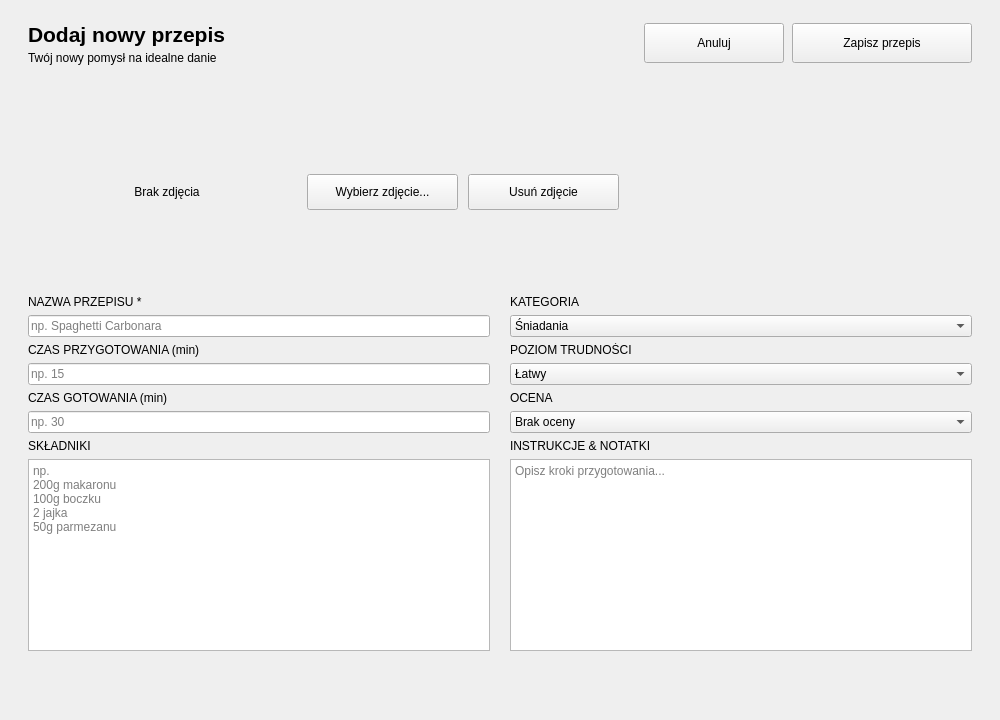
<?xml version="1.0" encoding="UTF-8"?>
<ui version="4.0">
 <class>AddRecipePage</class>
 <widget class="QWidget" name="AddRecipePage">
  <property name="geometry">
   <rect>
    <x>0</x>
    <y>0</y>
    <width>1000</width>
    <height>720</height>
   </rect>
  </property>
  <property name="font">
   <font>
    <kerning>true</kerning>
   </font>
  </property>
  <property name="windowTitle">
   <string>Form</string>
  </property>
  <layout class="QVBoxLayout" name="verticalLayout">
   <property name="spacing">
    <number>0</number>
   </property>
   <property name="leftMargin">
    <number>0</number>
   </property>
   <property name="topMargin">
    <number>0</number>
   </property>
   <property name="rightMargin">
    <number>0</number>
   </property>
   <property name="bottomMargin">
    <number>0</number>
   </property>
   <item>
    <layout class="QHBoxLayout" name="horizontalLayout_Header" stretch="0,0,0,0">
     <property name="spacing">
      <number>8</number>
     </property>
     <property name="leftMargin">
      <number>28</number>
     </property>
     <property name="topMargin">
      <number>22</number>
     </property>
     <property name="rightMargin">
      <number>28</number>
     </property>
     <property name="bottomMargin">
      <number>18</number>
     </property>
     <item>
      <layout class="QVBoxLayout" name="verticalLayout_2">
       <property name="spacing">
        <number>4</number>
       </property>
       <item>
        <widget class="QLabel" name="label_PageTitle">
         <property name="font">
          <font>
           <pointsize>16</pointsize>
           <bold>true</bold>
           <kerning>true</kerning>
          </font>
         </property>
         <property name="text">
          <string>Dodaj nowy przepis</string>
         </property>
        </widget>
       </item>
       <item>
        <widget class="QLabel" name="label_PageTitle2">
         <property name="text">
          <string>Twój nowy pomysł na idealne danie</string>
         </property>
        </widget>
       </item>
      </layout>
     </item>
     <item>
      <spacer name="hSpacer_Header">
       <property name="orientation">
        <enum>Qt::Horizontal</enum>
       </property>
       <property name="sizeHint" stdset="0">
        <size>
         <width>40</width>
         <height>20</height>
        </size>
       </property>
      </spacer>
     </item>
     <item>
      <widget class="QPushButton" name="pushButton_Cancel">
       <property name="minimumSize">
        <size>
         <width>140</width>
         <height>40</height>
        </size>
       </property>
       <property name="text">
        <string>Anuluj</string>
       </property>
      </widget>
     </item>
     <item>
      <widget class="QPushButton" name="pushButton">
       <property name="minimumSize">
        <size>
         <width>180</width>
         <height>40</height>
        </size>
       </property>
       <property name="text">
        <string>Zapisz przepis</string>
       </property>
      </widget>
     </item>
    </layout>
   </item>
   <item>
    <widget class="QScrollArea" name="scrollArea_Form">
     <property name="layoutDirection">
      <enum>Qt::LeftToRight</enum>
     </property>
     <property name="frameShape">
      <enum>QFrame::NoFrame</enum>
     </property>
     <property name="widgetResizable">
      <bool>true</bool>
     </property>
     <widget class="QWidget" name="scrollContents">
      <property name="geometry">
       <rect>
        <x>0</x>
        <y>0</y>
        <width>1000</width>
        <height>635</height>
       </rect>
      </property>
      <layout class="QVBoxLayout" name="verticalLayout_Scroll">
       <property name="spacing">
        <number>14</number>
       </property>
       <property name="leftMargin">
        <number>28</number>
       </property>
       <property name="topMargin">
        <number>20</number>
       </property>
       <property name="rightMargin">
        <number>28</number>
       </property>
       <property name="bottomMargin">
        <number>20</number>
       </property>
       <item>
        <widget class="QFrame" name="frame_ImageBlock">
         <property name="maximumSize">
          <size>
           <width>600</width>
           <height>16777215</height>
          </size>
         </property>
         <property name="frameShape">
          <enum>QFrame::NoFrame</enum>
         </property>
         <layout class="QHBoxLayout" name="horizontalLayout_3">
          <property name="spacing">
           <number>10</number>
          </property>
          <item>
           <widget class="QLabel" name="label_ImagePreview">
            <property name="minimumSize">
             <size>
              <width>260</width>
              <height>160</height>
             </size>
            </property>
            <property name="maximumSize">
             <size>
              <width>260</width>
              <height>160</height>
             </size>
            </property>
            <property name="text">
             <string>Brak zdjęcia</string>
            </property>
            <property name="alignment">
             <set>Qt::AlignCenter</set>
            </property>
           </widget>
          </item>
          <item>
           <layout class="QHBoxLayout" name="horizontalLayout_ImageButtons">
            <item>
             <widget class="QPushButton" name="pushButton_SelectImage">
              <property name="minimumSize">
               <size>
                <width>0</width>
                <height>36</height>
               </size>
              </property>
              <property name="text">
               <string>Wybierz zdjęcie...</string>
              </property>
             </widget>
            </item>
            <item>
             <widget class="QPushButton" name="pushButton_ClearImage">
              <property name="minimumSize">
               <size>
                <width>0</width>
                <height>36</height>
               </size>
              </property>
              <property name="text">
               <string>Usuń zdjęcie</string>
              </property>
             </widget>
            </item>
           </layout>
          </item>
         </layout>
        </widget>
       </item>
       <item>
        <layout class="QGridLayout" name="gridLayout_Form">
         <property name="horizontalSpacing">
          <number>20</number>
         </property>
         <property name="verticalSpacing">
          <number>6</number>
         </property>
         <item row="7" column="0">
          <widget class="QPlainTextEdit" name="plainTextEdit_Ingredients">
           <property name="placeholderText">
            <string>np.
200g makaronu
100g boczku
2 jajka
50g parmezanu</string>
           </property>
          </widget>
         </item>
         <item row="3" column="0">
          <widget class="QLineEdit" name="lineEdit_PrepTime">
           <property name="placeholderText">
            <string>np. 15</string>
           </property>
          </widget>
         </item>
         <item row="6" column="1">
          <widget class="QLabel" name="label_Notes">
           <property name="text">
            <string>INSTRUKCJE &amp; NOTATKI</string>
           </property>
          </widget>
         </item>
         <item row="1" column="0">
          <widget class="QLineEdit" name="lineEdit_Name">
           <property name="placeholderText">
            <string>np. Spaghetti Carbonara</string>
           </property>
          </widget>
         </item>
         <item row="2" column="0">
          <widget class="QLabel" name="label_PrepTime">
           <property name="text">
            <string>CZAS PRZYGOTOWANIA (min)</string>
           </property>
          </widget>
         </item>
         <item row="6" column="0">
          <widget class="QLabel" name="label_Ingredients">
           <property name="text">
            <string>SKŁADNIKI</string>
           </property>
          </widget>
         </item>
         <item row="3" column="1">
          <widget class="QComboBox" name="comboBox_Difficulty">
           <item>
            <property name="text">
             <string>Łatwy</string>
            </property>
           </item>
           <item>
            <property name="text">
             <string>Średni</string>
            </property>
           </item>
           <item>
            <property name="text">
             <string>Trudny</string>
            </property>
           </item>
          </widget>
         </item>
         <item row="0" column="0">
          <widget class="QLabel" name="label_Name">
           <property name="text">
            <string>NAZWA PRZEPISU *</string>
           </property>
          </widget>
         </item>
         <item row="1" column="1">
          <widget class="QComboBox" name="comboBox_Category">
           <item>
            <property name="text">
             <string>Śniadania</string>
            </property>
           </item>
           <item>
            <property name="text">
             <string>Obiady</string>
            </property>
           </item>
           <item>
            <property name="text">
             <string>Kolacje</string>
            </property>
           </item>
           <item>
            <property name="text">
             <string>Desery</string>
            </property>
           </item>
           <item>
            <property name="text">
             <string>Inne</string>
            </property>
           </item>
          </widget>
         </item>
         <item row="4" column="0">
          <widget class="QLabel" name="label_CookTime">
           <property name="text">
            <string>CZAS GOTOWANIA (min)</string>
           </property>
          </widget>
         </item>
         <item row="2" column="1">
          <widget class="QLabel" name="label_Difficulty">
           <property name="text">
            <string>POZIOM TRUDNOŚCI</string>
           </property>
          </widget>
         </item>
         <item row="5" column="0">
          <widget class="QLineEdit" name="lineEdit_CookTime">
           <property name="placeholderText">
            <string>np. 30</string>
           </property>
          </widget>
         </item>
         <item row="7" column="1">
          <widget class="QPlainTextEdit" name="plainTextEdit_Notes">
           <property name="placeholderText">
            <string>Opisz kroki przygotowania...</string>
           </property>
          </widget>
         </item>
         <item row="0" column="1">
          <widget class="QLabel" name="label_Category">
           <property name="text">
            <string>KATEGORIA</string>
           </property>
          </widget>
         </item>
         <item row="4" column="1">
          <widget class="QLabel" name="label_Rating">
           <property name="font">
            <font>
             <bold>false</bold>
             <kerning>true</kerning>
            </font>
           </property>
           <property name="text">
            <string>OCENA</string>
           </property>
          </widget>
         </item>
         <item row="5" column="1">
          <widget class="QComboBox" name="comboBox_Rating">
           <item>
            <property name="text">
             <string>Brak oceny</string>
            </property>
           </item>
           <item>
            <property name="text">
             <string>1</string>
            </property>
           </item>
           <item>
            <property name="text">
             <string>2</string>
            </property>
           </item>
           <item>
            <property name="text">
             <string>3</string>
            </property>
           </item>
           <item>
            <property name="text">
             <string>4</string>
            </property>
           </item>
           <item>
            <property name="text">
             <string>5</string>
            </property>
           </item>
          </widget>
         </item>
        </layout>
       </item>
       <item>
        <spacer name="vSpacer_Form">
         <property name="orientation">
          <enum>Qt::Vertical</enum>
         </property>
         <property name="sizeType">
          <enum>QSizePolicy::Expanding</enum>
         </property>
         <property name="sizeHint" stdset="0">
          <size>
           <width>20</width>
           <height>20</height>
          </size>
         </property>
        </spacer>
       </item>
      </layout>
     </widget>
    </widget>
   </item>
  </layout>
 </widget>
 <resources/>
 <connections/>
</ui>
